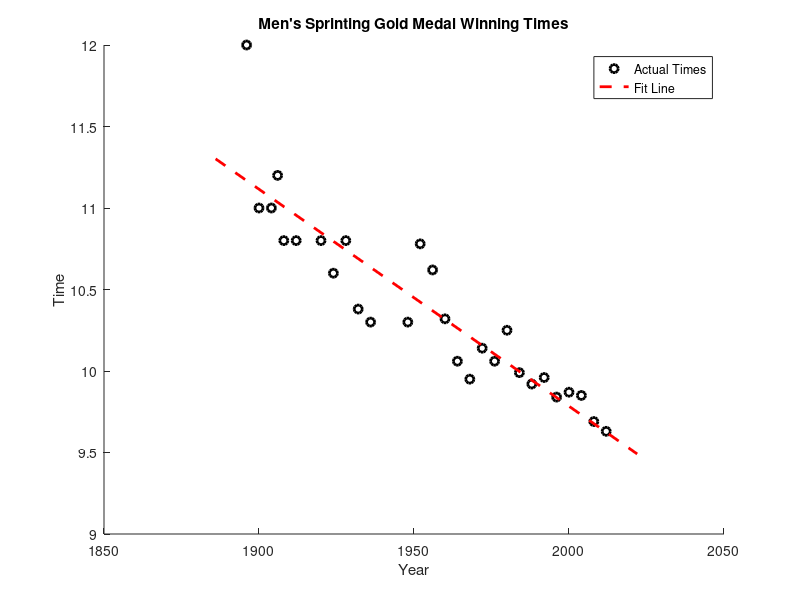
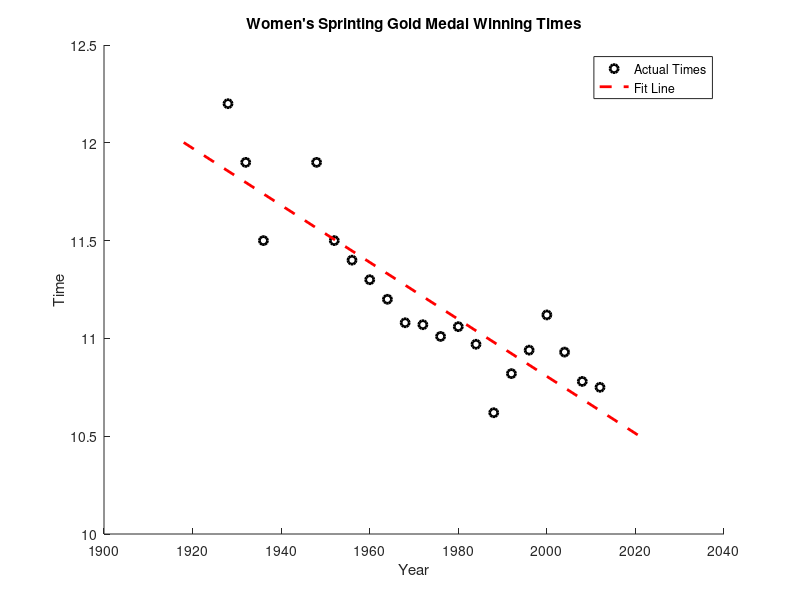
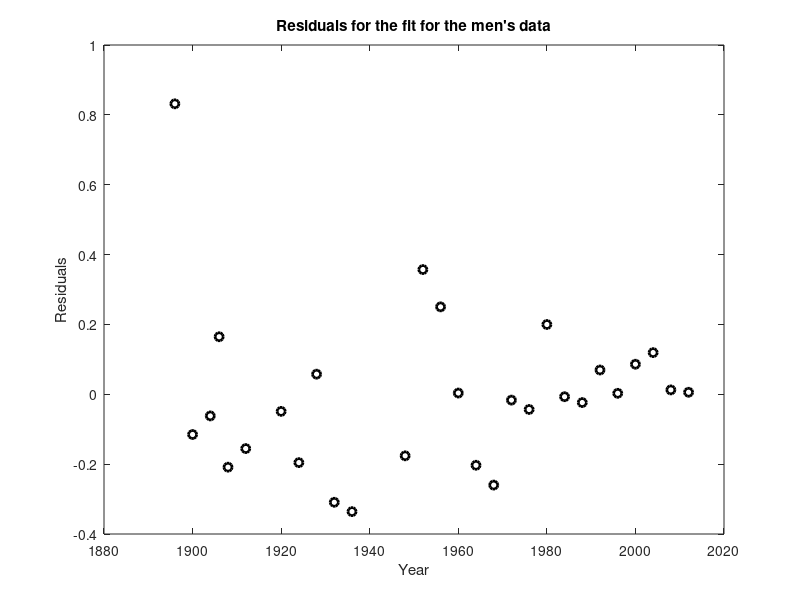
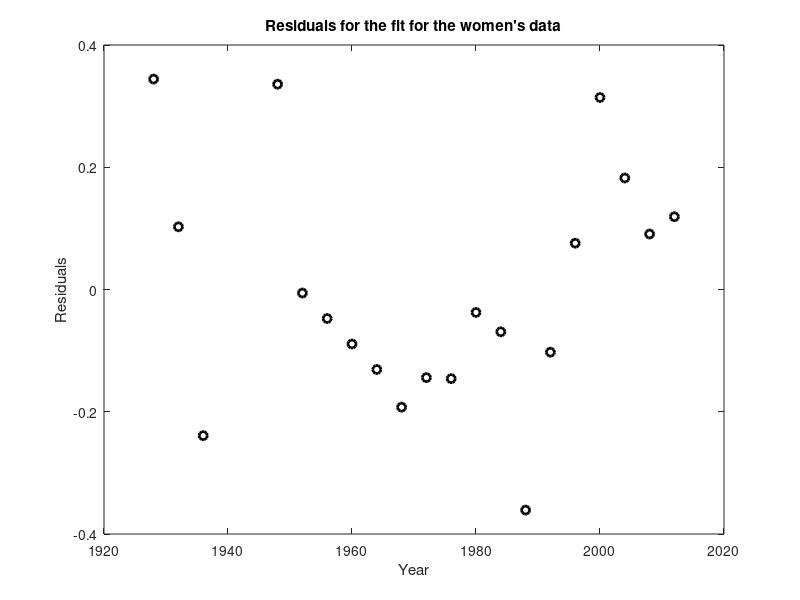

MATLAB code for these plots, in order:
%% Preliminary stuff
clc, close all force, clear all;

%% Load data
f = fopen('OlympicData.txt', 'rb');

reg1 = '(?<year>\d\d\d\d)';
reg2 = '(?<first>\w+)\s+(?<last>\w+(-\w+)?)\s+\((?<country>.*)\)';
reg3 = '(?<time>\d+\.\d+)';

men = []; women = {};

line = fgetl(f);
isman = true;
while line ~= -1
    parsed = regexp(line, reg1, 'names');
    if ~isempty(parsed)
        year = str2double(parsed.year);
        isman = true;
    end
    
    parsed = regexp(line, reg2, 'names');
    if ~isempty(parsed)
        name = [parsed.first ' ' parsed.last ' (' parsed.country ')'];
    end
    
    parsed = regexp(line, reg3, 'names');
    if ~isempty(parsed)
        time = str2double(parsed.time);
        if isman
            if isempty(men)
                men = {year,name,time};
            else
                men = [men;{year,name,time}];
            end
            isman = false;
        else
            if isempty(women)
                women = {year,name,time};
            else
                women = [women;{year,name,time}];
            end
            isman = true;
        end
    end
    
    line = fgetl(f);
end

fclose(f);

%% Calculate linear models that minimize squared error

years_men = cell2mat(men(:,1)); years_women = cell2mat(women(:,1));
times_men = cell2mat(men(:,3)); times_women = cell2mat(women(:,3));

% for men (recall B = (X'X)^-1 (X'Y) )
X1 = [years_men, ones(length(years_men),1)]; Y1 = times_men;
B1 = (X1'*X1)\(X1'*Y1);
f1 = @(x) B1(1)*x + B1(2);

% for women
X2 = [years_women, ones(length(years_women),1)]; Y2 = times_women;
B2 = (X2'*X2)\(X2'*Y2);
f2 = @(x) B2(1)*x + B2(2);

%% Plot

min_time = min(years_men) - 10; max_time = max(years_men) + 10;

figure; hold on;
plot(years_men, times_men, 'ok', 'linewidth', 2);
plot([min_time,max_time], f1([min_time,max_time]), '--r', 'linewidth', 2);

title('Men''s Sprinting Gold Medal Winning Times');
xlabel('Year'); ylabel('Time');
legend('Actual Times', 'Fit Line');

min_time = min(years_women) - 10; max_time = max(years_women) + 10;

figure; hold on;
plot(years_women, times_women, 'ok', 'linewidth', 2);
plot([min_time,max_time], f2([min_time,max_time]), '--r', 'linewidth', 2);

title('Women''s Sprinting Gold Medal Winning Times');
xlabel('Year'); ylabel('Time');
legend('Actual Times', 'Fit Line');

%% Predict winners for 2016 and 2020

display(['Prediction for men: 2016 -> ' num2str(f1(2016)) ', 2020 - > ' num2str(f1(2020))]);
display(['Prediction for women: 2016 -> ' num2str(f2(2016)) ', 2020 - > ' num2str(f2(2020))]);


%% Predict when women will surpass men

% find time the two line intersect and take ceiling of number to find next
% number, then find next year that's a multiple of 4.
women_year = ceil(fzero(@(x) f1(x) - f2(x), 2016));
women_year = women_year + (4 - (mod(women_year,4)));
display(['Women will surpass men in the ' num2str(women_year) ' Olympic games according to this model.']);
display(['They will win with a time of ' num2str(f2(women_year)) '.']);

%% Calculate R^2 for both models

res_men = times_men - f1(years_men);
res_women = times_women - f2(years_women);

R2_men =  1 - sum(res_men.^2,1) / sum((times_men - mean(times_men)).^2,1);
R2_women = 1 - sum(res_women.^2,1) / sum((times_women - mean(times_women)).^2,1);

display(['R^2 for men: ' num2str(R2_men) '.']);
display(['R^2 for women: ' num2str(R2_women) '.']);

%% Plot residuals

figure,
plot(years_men, res_men, 'ok', 'linewidth', 2);
title('Residuals for the fit for the men''s data');
xlabel('Year'); ylabel('Residuals');

figure,
plot(years_women, res_women, 'ok', 'linewidth', 2);
title('Residuals for the fit for the women''s data');
xlabel('Year'); ylabel('Residuals'); 
